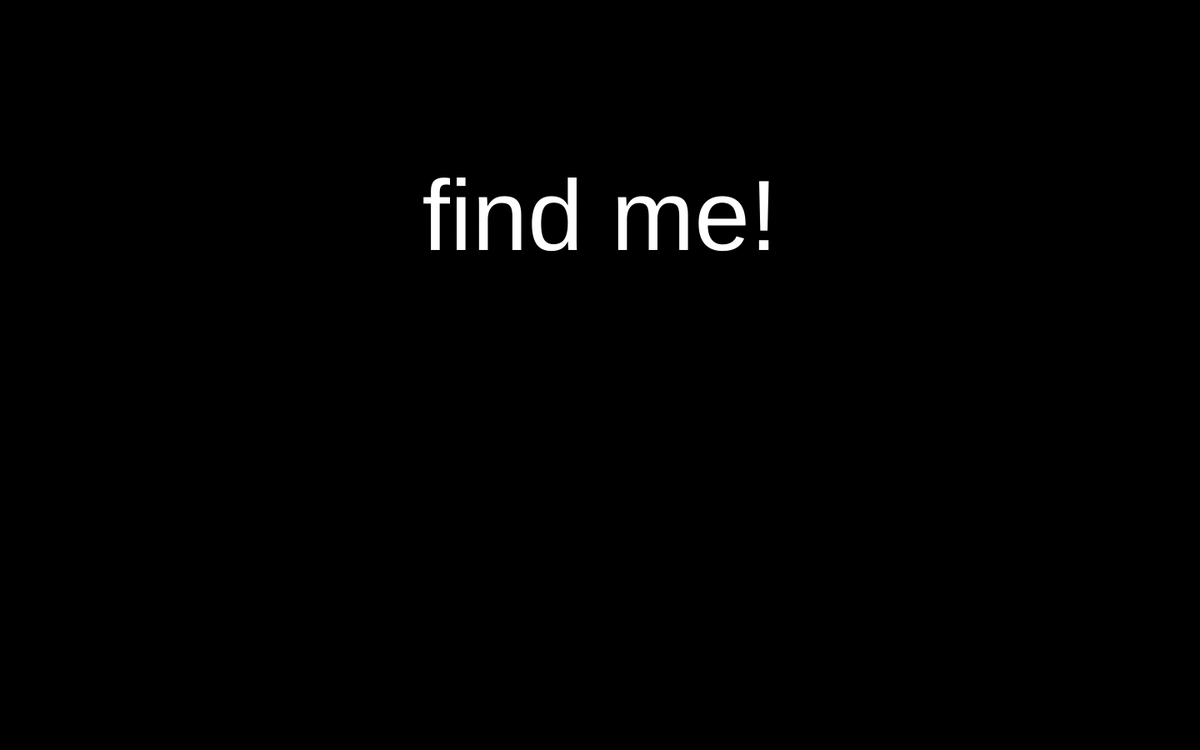
Frame 1 (no input)
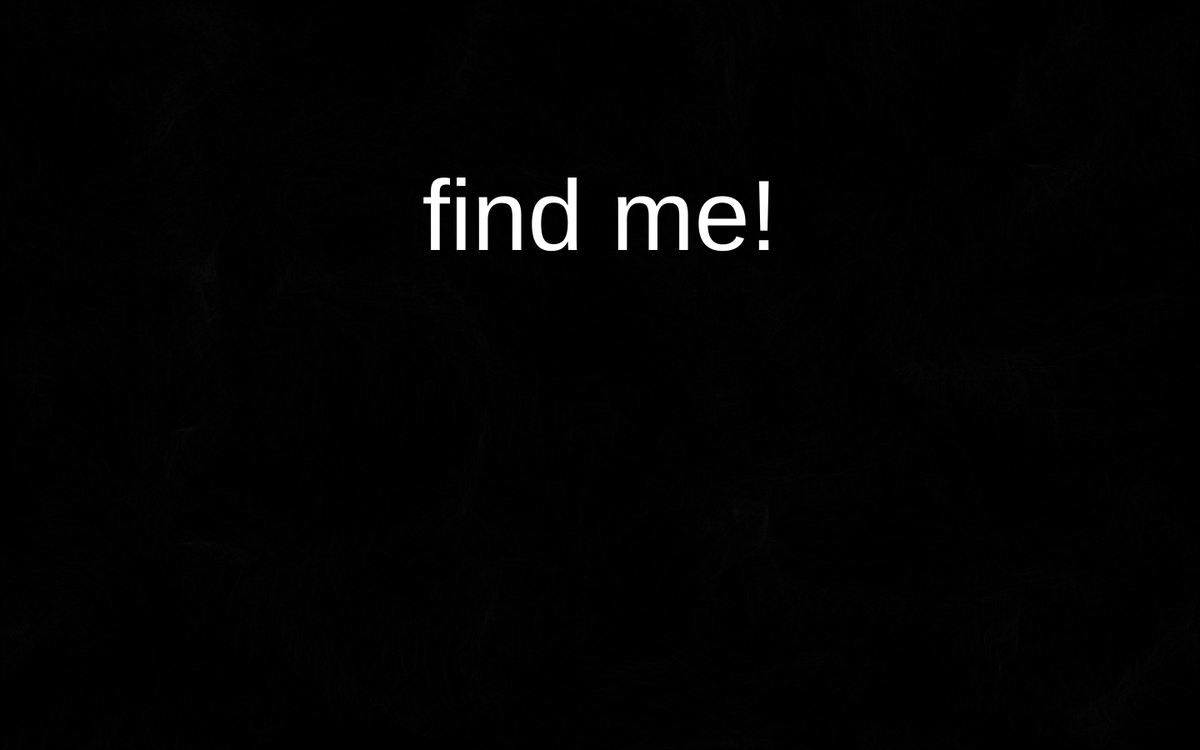
Frame 60 (no input)
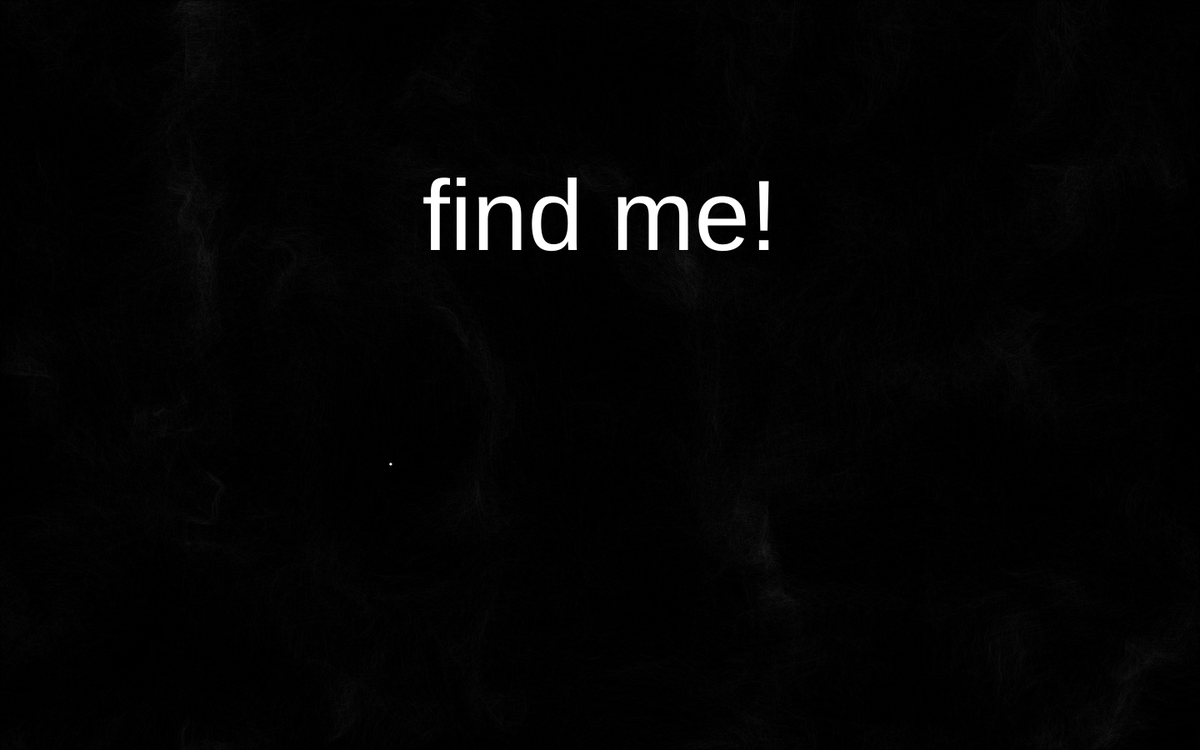
Frame 120 (the mouse pressed at the canvas centre since frame 60)

The p5.js sketch that drew these frames (run headless with seeded random() and noise() and a simulated clock; from frame 60 on, the mouse is pressed at the canvas centre):

// p5.js sketch
// ── sketch.js
var inc = 0.01;
var scl = 5; //scale
var cols,rows;

var zoff=0;

var particles = [];

var flowfield;

function setup() {
  createCanvas(1440, 900);
  cols = floor(width/scl);
  rows = floor(height/scl);
  
  flowfield = new Array(cols * rows);
  
  for (var i=0; i<8000; i++){
     particles[i] = new Particle();
  }
   background(0);
 
   fill(255);
   textSize(120);
   textAlign(CENTER);
   text('find me!', 720, 300);
 
   a = random(1440);
   b = random(900);
}

function draw() {
 
  var yoff = 0;
  for(var y = 0; y<rows; y++) {
      var xoff = 0;
      for(var x = 0; x<cols; x++) {
        var index = x + y * cols;
        var angle = noise(xoff,yoff,zoff)*TWO_PI*4;
        var v = p5.Vector.fromAngle(angle);
        v.setMag(1);
        flowfield[index] = v;
        xoff += inc;
        stroke(255,50);
        //push();
        //translate(x*scl,y*scl);
        //rotate(v.heading());
        //strokeWeight(1);
        //line(0,0,scl,0);       
        //pop();
      }
    
     yoff += inc;
    
     zoff += 0.001;
  }  
  
  for (var i=0; i< particles.length; i++){
     particles[i].follow(flowfield);
     particles[i].update();
     particles[i].edges();
     particles[i].show();
     
  }
}
 
function mousePressed() {
  //create stars each mouse click
  fill(255);
  noStroke();
  quad(a-2, b, a, b+2, a+2, b, a, b-2);
  a = random(1440);
  b = random(900);
 
}

// ── particle.js
function Particle() {
  this.pos = createVector(random(width),random(height));
  this.vel = createVector(0,0);
  this.acc = createVector(0,0);
  this.maxspeed = 3;
  
  this.prevPos = this.pos.copy();
  
  this.update = function(){
    this.vel.add(this.acc);
    this.vel.limit(this.maxspeed);
    this.pos.add(this.vel);
    this.acc.mult(0);
  
  }
  
  this.follow = function(vectors){
    var x = floor(this.pos.x / scl);
    var y = floor(this.pos.y / scl);
    var index = x + y * cols;
    var force = vectors[index];
    this.applyForce(force);
  }
  
  this.applyForce = function(force){
    this.acc.add(force);
  }
  
  
  
  this.show = function(){
    stroke(255,2);
    strokeWeight(1);
    line(this.pos.x, this.pos.y,this.prevPos.x, this.prevPos.y);
    //point(this.pos.x, this.pos.y);
    this.updatePrev();
  }
  
  this.updatePrev = function(){
    this.prevPos.x = this.pos.x;
    this.prevPos.y = this.pos.y;
  
  }
  
  this.edges = function(){
     if (this.pos.x>width){
       this.pos.x =0;
       this.updatePrev();
     }
     if (this.pos.x<0) {
       this.pos.x = width;
       this.updatePrev();
     }
     if (this.pos.y>height) {
       this.pos.y =0;
       this.updatePrev();
     }
     if (this.pos.y<0) {
       this.pos.y = height;
       this.updatePrev();
     }
  }  
}
